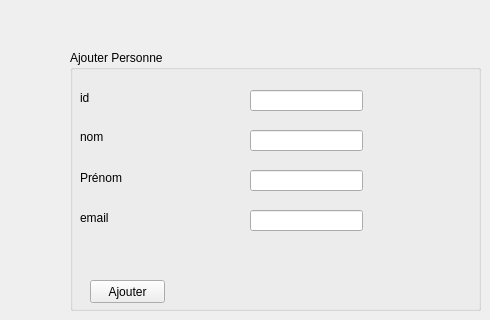
      <widget class="QWidget" name="tab_7">
       <attribute name="title">
        <string>ajouter personne</string>
       </attribute>
       <widget class="QGroupBox" name="groupBox_8">
        <property name="geometry">
         <rect>
          <x>70</x>
          <y>50</y>
          <width>411</width>
          <height>261</height>
         </rect>
        </property>
        <property name="title">
         <string>Ajouter Personne</string>
        </property>
        <widget class="QLabel" name="label_4">
         <property name="geometry">
          <rect>
           <x>10</x>
           <y>40</y>
           <width>71</width>
           <height>16</height>
          </rect>
         </property>
         <property name="text">
          <string>id</string>
         </property>
        </widget>
        <widget class="QLabel" name="label_5">
         <property name="geometry">
          <rect>
           <x>10</x>
           <y>80</y>
           <width>47</width>
           <height>13</height>
          </rect>
         </property>
         <property name="text">
          <string>nom</string>
         </property>
        </widget>
        <widget class="QLabel" name="label_6">
         <property name="geometry">
          <rect>
           <x>10</x>
           <y>120</y>
           <width>151</width>
           <height>16</height>
          </rect>
         </property>
         <property name="text">
          <string>Prénom</string>
         </property>
        </widget>
        <widget class="QLineEdit" name="id_per">
         <property name="geometry">
          <rect>
           <x>180</x>
           <y>40</y>
           <width>113</width>
           <height>21</height>
          </rect>
         </property>
        </widget>
        <widget class="QLineEdit" name="nom_per">
         <property name="geometry">
          <rect>
           <x>180</x>
           <y>80</y>
           <width>113</width>
           <height>21</height>
          </rect>
         </property>
        </widget>
        <widget class="QLineEdit" name="prenom_per">
         <property name="geometry">
          <rect>
           <x>180</x>
           <y>120</y>
           <width>113</width>
           <height>21</height>
          </rect>
         </property>
         <property name="inputMethodHints">
          <set>Qt::ImhNone</set>
         </property>
         <property name="maxLength">
          <number>10</number>
         </property>
        </widget>
        <widget class="QPushButton" name="pushButton_2">
         <property name="geometry">
          <rect>
           <x>20</x>
           <y>230</y>
           <width>75</width>
           <height>23</height>
          </rect>
         </property>
         <property name="text">
          <string>Ajouter</string>
         </property>
        </widget>
        <widget class="QLabel" name="label_8">
         <property name="geometry">
          <rect>
           <x>10</x>
           <y>160</y>
           <width>121</width>
           <height>16</height>
          </rect>
         </property>
         <property name="text">
          <string>email</string>
         </property>
        </widget>
        <widget class="QLineEdit" name="email_per">
         <property name="geometry">
          <rect>
           <x>180</x>
           <y>160</y>
           <width>113</width>
           <height>21</height>
          </rect>
         </property>
        </widget>
       </widget>
      </widget>
